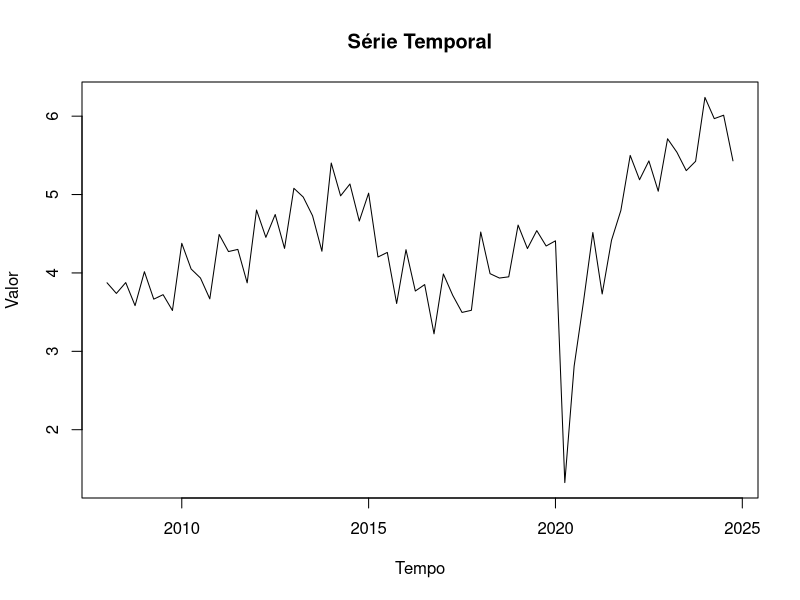
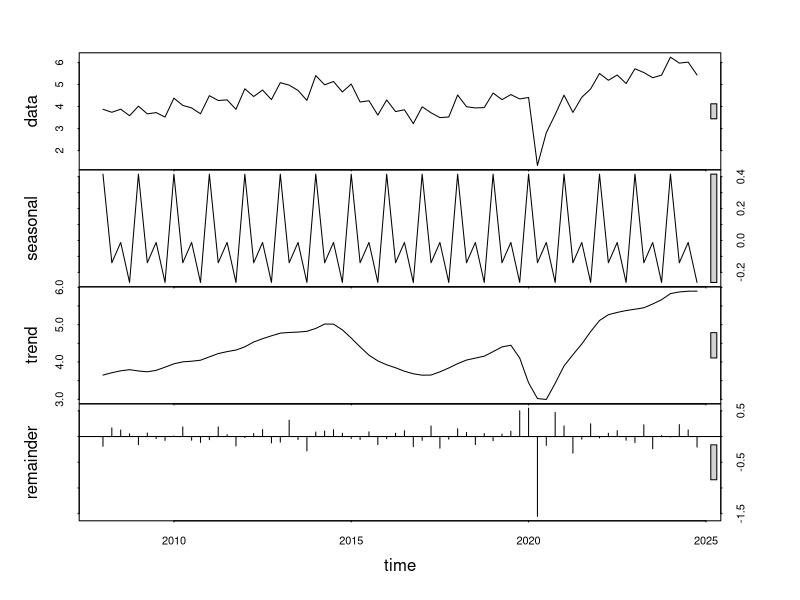
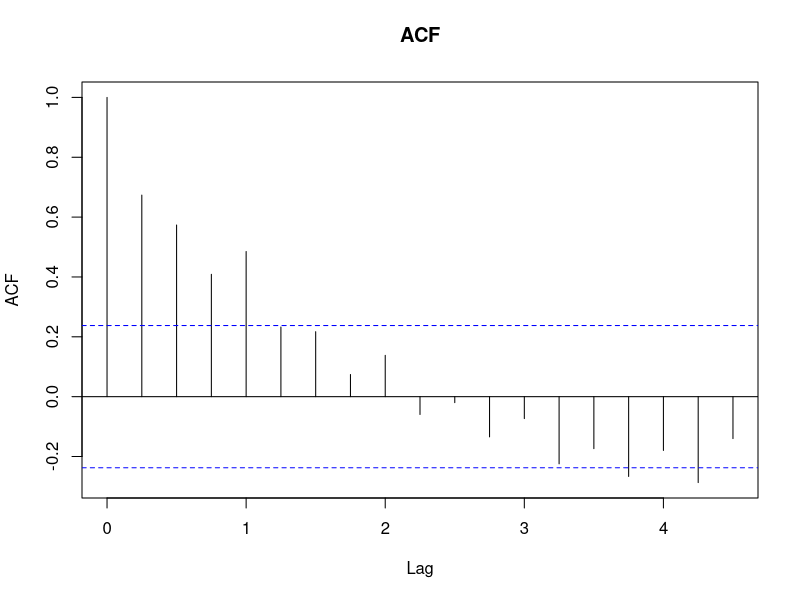
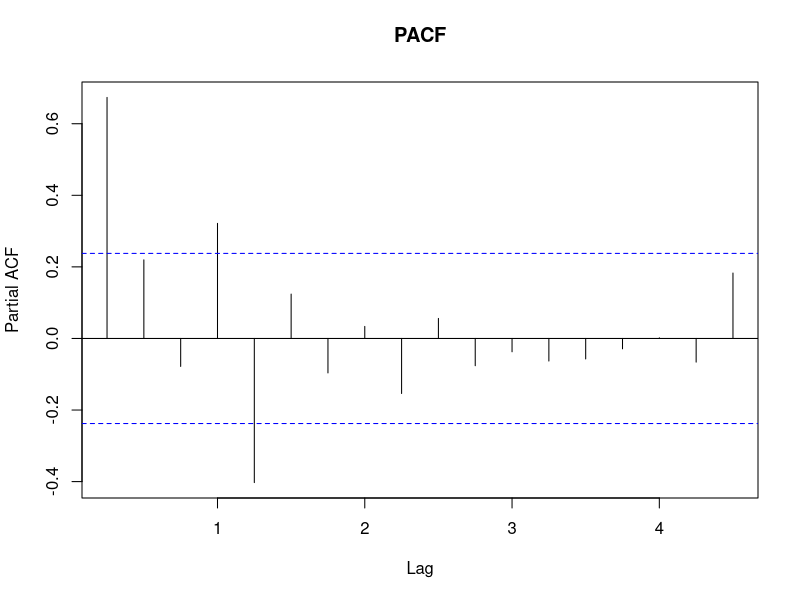
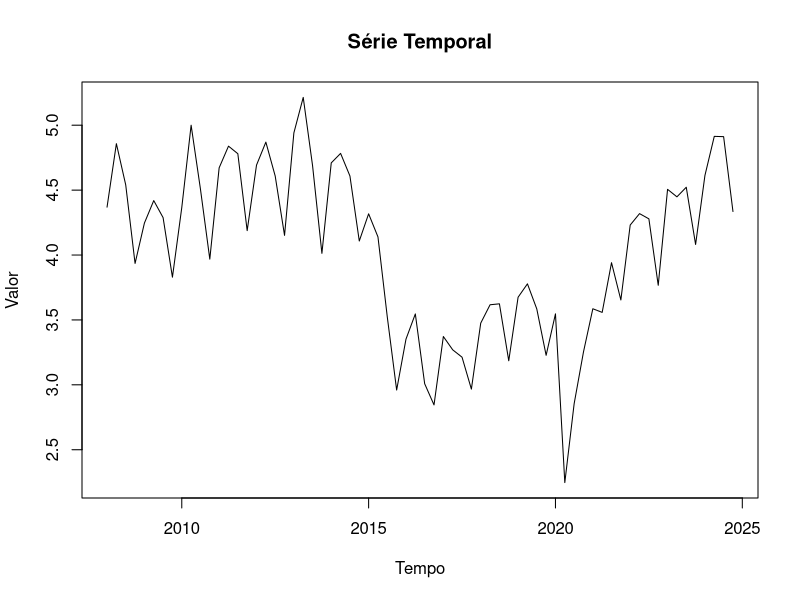
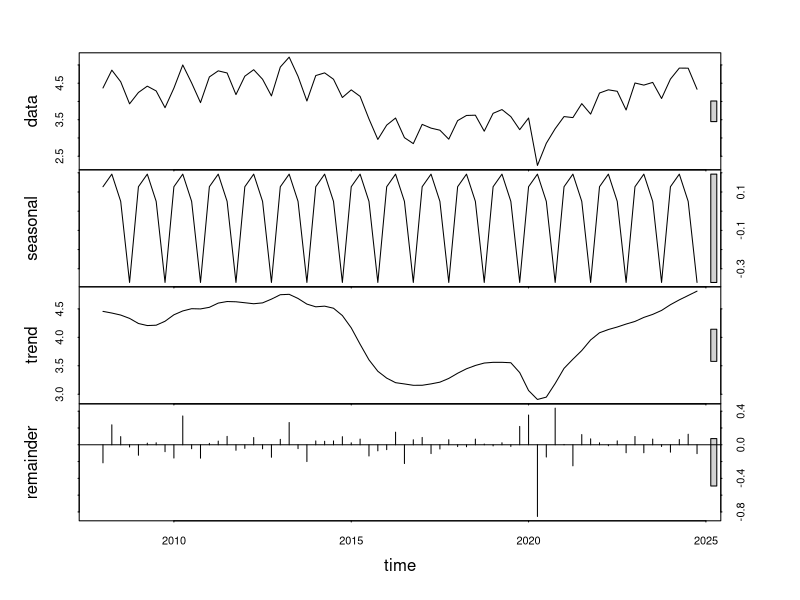
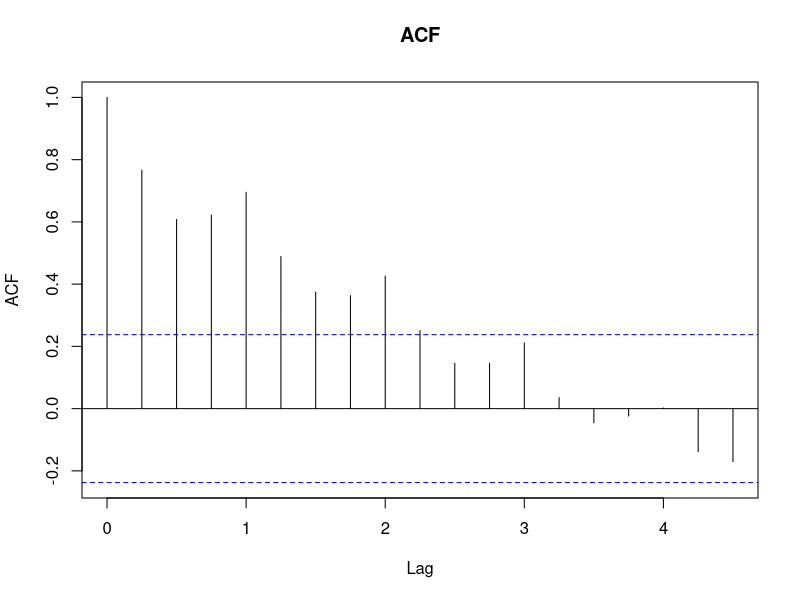
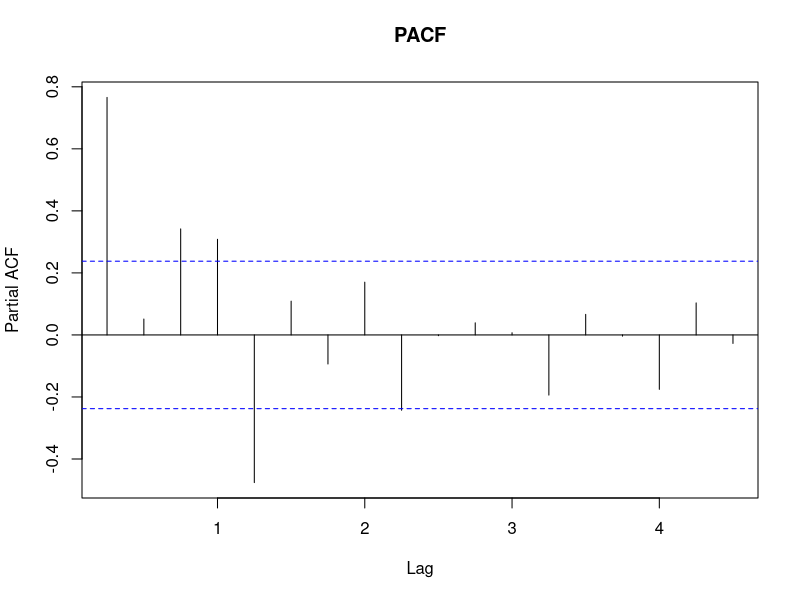

The R script that drew these images, in order: (Note: this script raises an error after producing the figures.)

library(dplyr)
library(tidyverse)
library(forecast)
library(tseries)
library(lubridate)
library(zoo)
library(psych)

# leitura -----------------------------------------------------------------

tabela_trimestral <- 
  read.csv2(
    "scripts/a-microdados/h-completo/saidas/tabela_trimestral.csv"
    ) %>% 
  select(classe, resultados, resultados_base100, tempo)


# tratamento --------------------------------------------------------------


base_ts <- tabela_trimestral %>%
  mutate(
    ano = as.numeric(substr(tempo, 1, 4)),
    trimestre = case_when(
      grepl(" - I$",  tempo) ~ 1,
      grepl(" - II$", tempo) ~ 2,
      grepl(" - III$", tempo) ~ 3,
      grepl(" - IV$", tempo) ~ 4
    )
  ) %>%
  arrange(classe, ano, trimestre)

cria_ts <- function(df, variavel) {
  ts(
    df[[variavel]],
    start = c(min(df$ano), min(df$trimestre)),
    frequency = 4
  )
}

ts_criativo_resultados <- base_ts %>%
  filter(classe == "Setor criativo") %>%
  cria_ts("resultados")

ts_criativo_base100 <- base_ts %>%
  filter(classe == "Setor criativo") %>%
  cria_ts("resultados_base100")

ts_nao_criativo_resultados <- base_ts %>%
  filter(classe == "Setor não criativo") %>%
  cria_ts("resultados")

ts_nao_criativo_base100 <- base_ts %>%
  filter(classe == "Setor não criativo") %>%
  cria_ts("resultados_base100")

ts_pib_resultados <- base_ts %>%
  filter(classe == "Pib") %>%
  cria_ts("resultados")

ts_pib_base100 <- base_ts %>%
  filter(classe == "Pib") %>%
  cria_ts("resultados_base100")

# validacao
frequency(ts_pib_resultados)
start(ts_pib_resultados)
end(ts_pib_resultados)

# analises temporais ------------------------------------------------------
# tendencia, sazonalidade, ciclos e pontos atípicos
# checar estacionariedade (não faz sentido para o nosso problema, não queremos modelar)
# verificar autocorrelação (parcial e simples)
# modelo é aditivo ou multiplicativo

# criativo 
describe(ts_criativo_resultados)
plot(ts_criativo_resultados, main = "Série Temporal", ylab = "Valor", xlab = "Tempo")

decomposicao <- stl(ts_criativo_resultados, s.window = "periodic")
plot(decomposicao)

acf(ts_criativo_resultados, main = "ACF")
pacf(ts_criativo_resultados, main = "PACF")

tseries::adf.test(ts_criativo_resultados) # não estacionária

# nao criativo
describe(ts_nao_criativo_resultados)
plot(ts_nao_criativo_resultados, main = "Série Temporal", ylab = "Valor", xlab = "Tempo")

decomposicao <- stl(ts_nao_criativo_resultados, s.window = "periodic")
plot(decomposicao)

acf(ts_nao_criativo_resultados, main = "ACF")
pacf(ts_nao_criativo_resultados, main = "PACF")

tseries::adf.test(ts_nao_criativo_resultados) # não estacionária

# correlação cruzada ------------------------------------------------------

# autoplot(cbind(ts_criativo_resultados, ts_nao_criativo_resultados)) +
#   labs(title = "Comparação das Séries")

serie1_diff <- diff(ts_criativo_resultados)
serie2_diff <- diff(ts_nao_criativo_resultados)

serie1_diff <- diff(ts_criativo_resultados, lag = 12)
serie2_diff <- diff(ts_nao_criativo_resultados, lag = 12)

tseries::adf.test(serie1_diff)
tseries::adf.test(serie2_diff)

ccf(serie1_diff, serie2_diff, lag.max = 12, main = "Correlação Cruzada")
cor(serie1_diff, serie2_diff, use = "complete.obs") # sem defasagem

# correlação espúria 
serie1_std <- scale(serie1_diff)
serie2_std <- scale(serie2_diff)

ccf(serie1_std, serie2_std, lag.max = 12)



# correlação das series simples criativo e nao criativo -------------------
cor(
  subset(tabela_trimestral, classe == "Setor criativo")$resultados,
  subset(tabela_trimestral, classe == "Setor não criativo")$resultados
  )

# calcular o p-valor da correção 

# teste de granger: pib dessassonalizada ----------------------------------
# tambem realizar com a sassonalizada 
# pib e taxa de rotatividade
# acontece antes ou depois?
